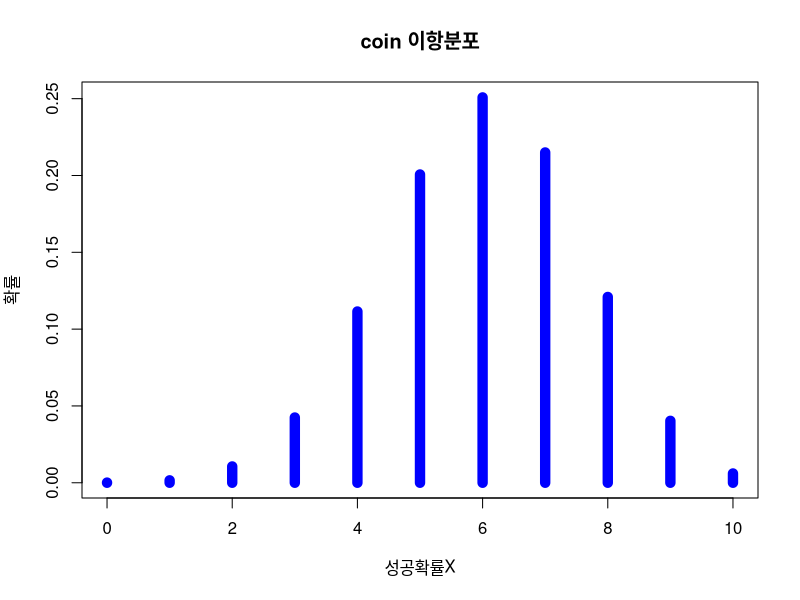
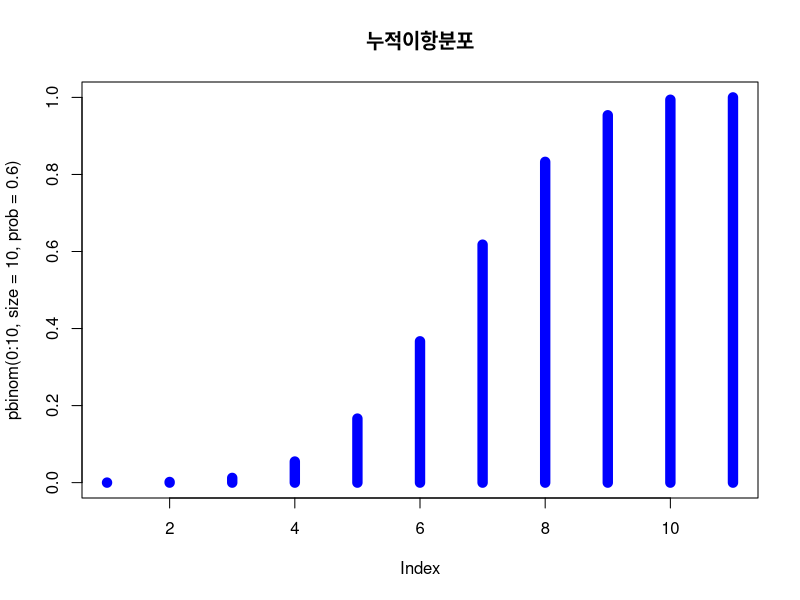
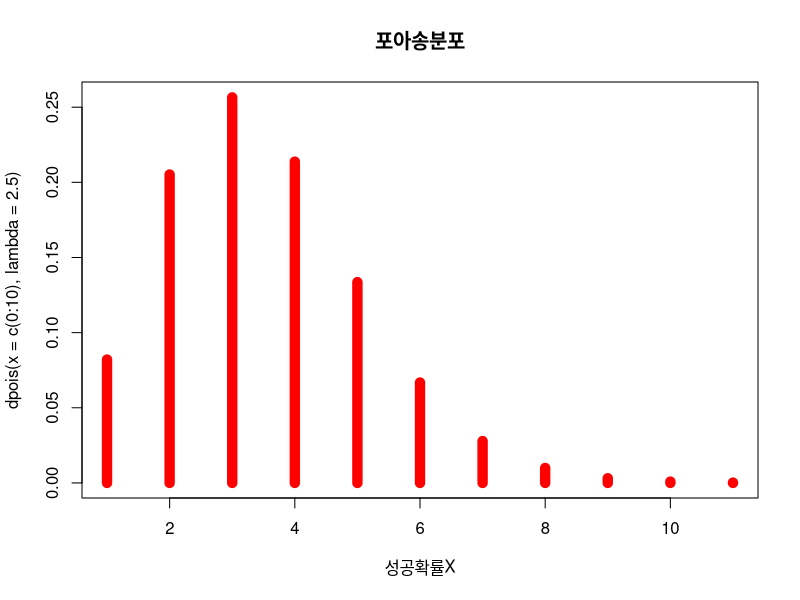
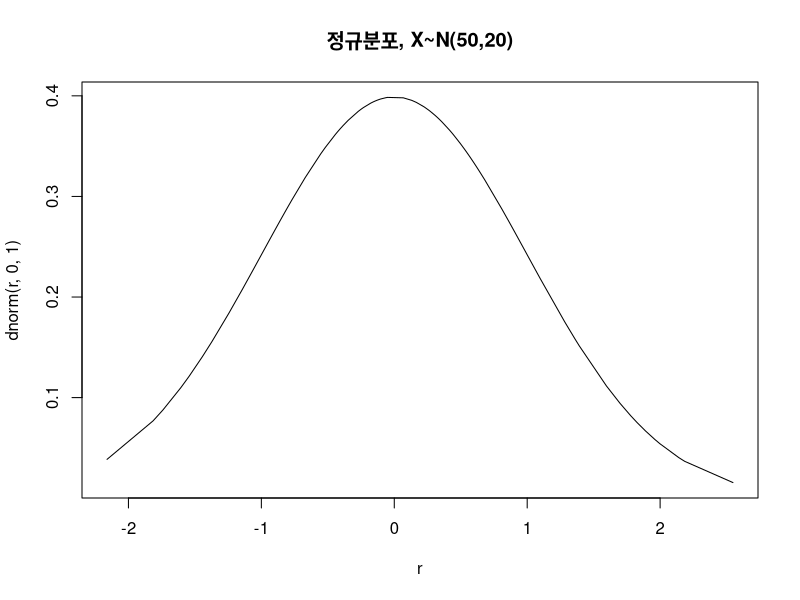

These charts were generated, in order, by the following R code:
#1
dbinom(4, size = 10, prob = 0.4)

#2
y <- dbinom(0:10, size = 10, prob = 0.6)
plot(0:10, y, type="h", lwd=10, col="blue", xlab="성공확률X", ylab="확률", main="coin 이항분포")

#3
pbinom(2, size=10, prob=0.6, lower.tail= FALSE)

#4
plot(pbinom(0:10, size=10, prob=0.6), type='h', lwd=10, col="blue", main = "누적이항분포")

#5
plot(dpois(x=c(0:10), lambda = 2.5), type='h', lwd=10, col="red", xlab="성공확률X", main = "포아송분포")

#6
pexp(q=2.2/7, rate=2.2, lower.tail= TRUE) 

#7
r <- rnorm(100, mean = 0, sd = 1)
r <-sort(r) 
plot(r, dnorm(r, 0,1), type='l', main="정규분포, X~N(50,20)")
abline(v=100, col="blue", lty=3)
